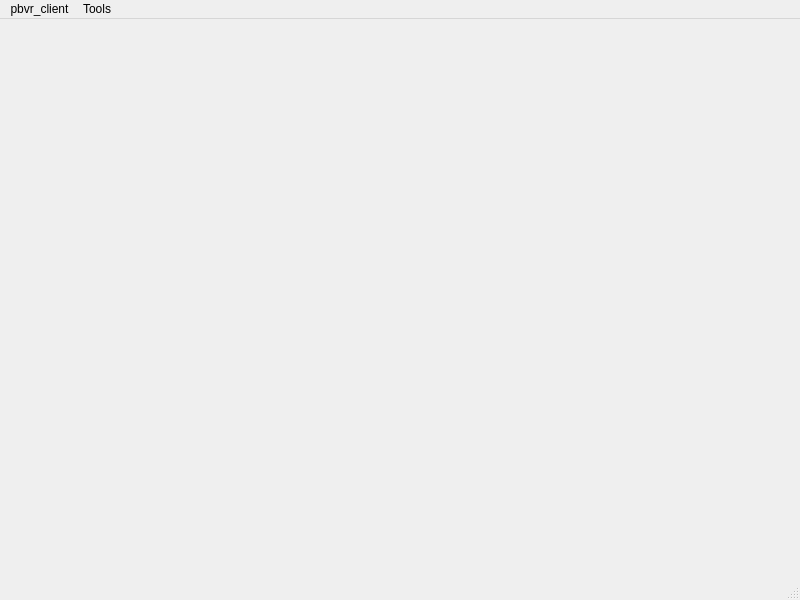
<?xml version="1.0" encoding="UTF-8"?>
<ui version="4.0">
 <class>PBVRGUI</class>
 <widget class="QMainWindow" name="PBVRGUI">
  <property name="geometry">
   <rect>
    <x>0</x>
    <y>0</y>
    <width>800</width>
    <height>600</height>
   </rect>
  </property>
  <property name="windowTitle">
   <string>MainWindow</string>
  </property>
  <widget class="QWidget" name="centralwidget">
   <layout class="QGridLayout" name="gridLayout_2">
    <item row="0" column="0">
     <layout class="QGridLayout" name="screenArea"/>
    </item>
   </layout>
  </widget>
  <widget class="QStatusBar" name="statusbar"/>
  <widget class="QMenuBar" name="menubar">
   <property name="geometry">
    <rect>
     <x>0</x>
     <y>0</y>
     <width>800</width>
     <height>17</height>
    </rect>
   </property>
   <widget class="QMenu" name="menuPanels">
    <property name="title">
     <string>Tools</string>
    </property>
    <addaction name="actionConnectToServer"/>
    <addaction name="separator"/>
    <addaction name="actionTransferFunctionEditor"/>
    <addaction name="actionMerge"/>
    <addaction name="actionVolumeTransform"/>
    <addaction name="actionDataProperties"/>
    <addaction name="actionAnimationControls"/>
    <addaction name="actionRenderOptions"/>
    <addaction name="actionRepetitionLevelControl"/>
    <addaction name="actionDisplayPointSizeControl"/>
    <addaction name="actionShadingControll"/>
    <addaction name="actionCoordinates"/>
    <addaction name="actionGlyph"/>
    <addaction name="actionPlot"/>
   </widget>
   <widget class="QMenu" name="menupbvr_client">
    <property name="title">
     <string>pbvr_client</string>
    </property>
    <addaction name="actionPreference"/>
   </widget>
   <addaction name="menupbvr_client"/>
   <addaction name="menuPanels"/>
  </widget>
  <action name="actionPreference">
   <property name="text">
    <string>Preference</string>
   </property>
  </action>
  <action name="actionVolumeTransform">
   <property name="text">
    <string>VolumeTransform</string>
   </property>
  </action>
  <action name="actionConnectToServer">
   <property name="text">
    <string>Connect to server</string>
   </property>
  </action>
  <action name="actionMerge">
   <property name="text">
    <string>Merge</string>
   </property>
  </action>
  <action name="actionDataProperties">
   <property name="text">
    <string>DataProperties</string>
   </property>
   <property name="toolTip">
    <string>DataProperties</string>
   </property>
  </action>
  <action name="actionAnimationControls">
   <property name="text">
    <string>AnimationControls</string>
   </property>
  </action>
  <action name="actionRenderOptions">
   <property name="text">
    <string>RenderOptions</string>
   </property>
  </action>
  <action name="actionRepetitionLevelControl">
   <property name="text">
    <string>RepetitionLevelControl</string>
   </property>
  </action>
  <action name="actionTransferFunctionEditor">
   <property name="text">
    <string>TransferFunctionEditor</string>
   </property>
  </action>
  <action name="actionCoordinates">
   <property name="text">
    <string>Coordinates</string>
   </property>
  </action>
  <action name="actionDisplayPointSizeControl">
   <property name="text">
    <string>DisplayPointSizeControl</string>
   </property>
  </action>
  <action name="actionShadingControll">
   <property name="text">
    <string>ShadingControll</string>
   </property>
  </action>
  <action name="actionGlyph">
   <property name="text">
    <string>Glyph</string>
   </property>
   <property name="menuRole">
    <enum>QAction::TextHeuristicRole</enum>
   </property>
  </action>
  <action name="actionPlot">
   <property name="text">
    <string>Plot</string>
   </property>
   <property name="menuRole">
    <enum>QAction::TextHeuristicRole</enum>
   </property>
  </action>
 </widget>
 <resources/>
 <connections/>
</ui>
